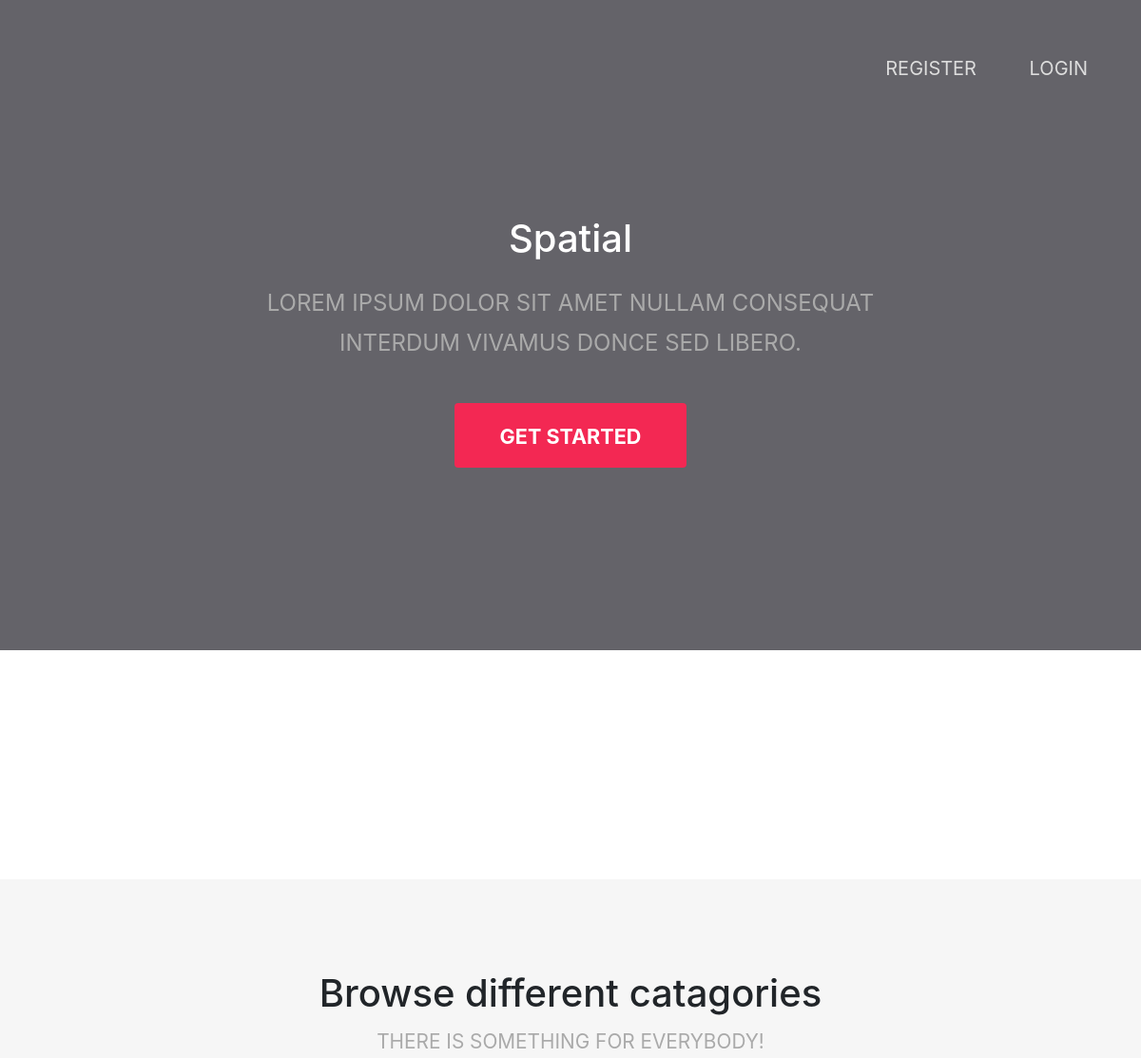
The app's page / (upper part), older data.
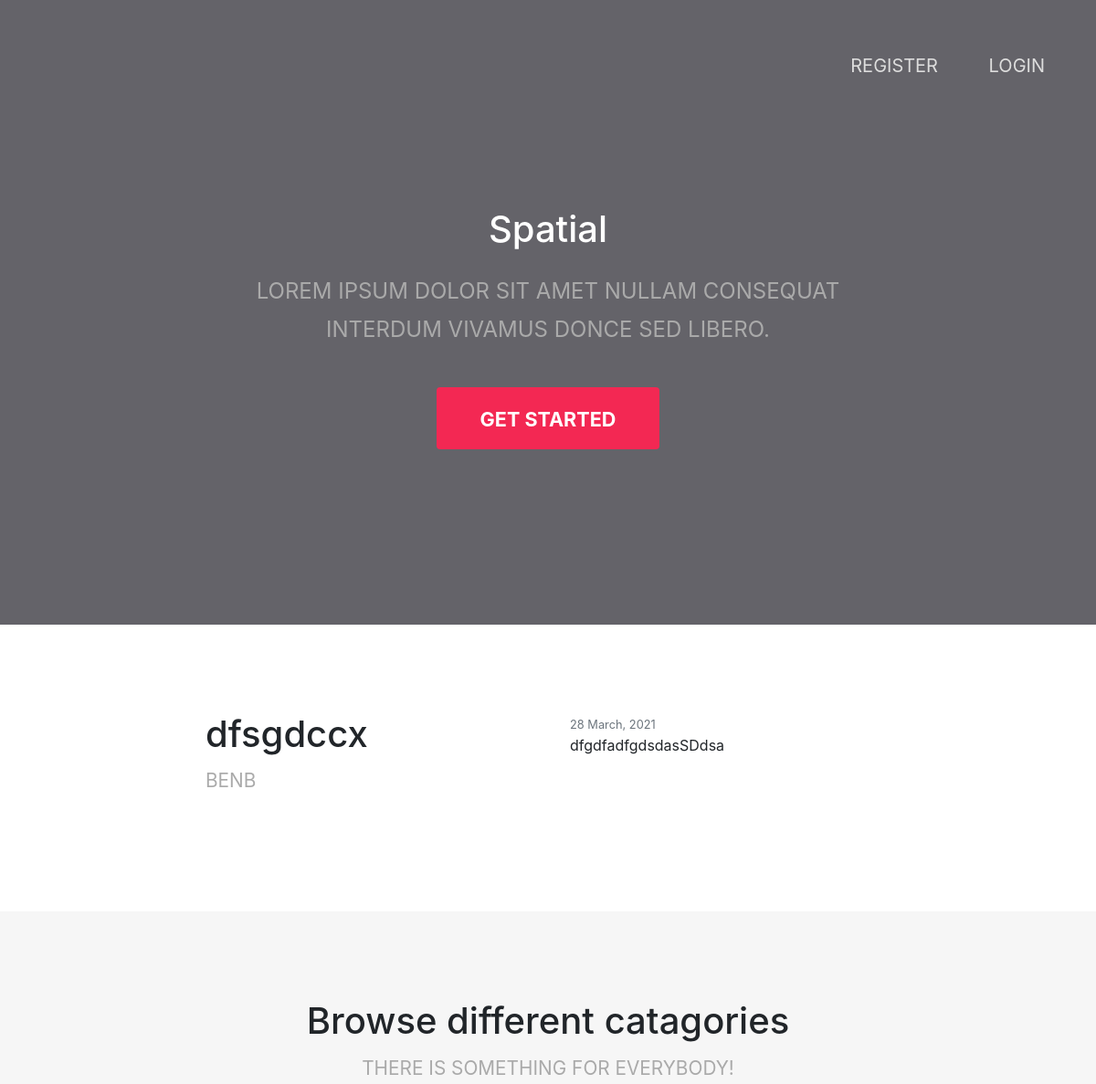
The same page, newer data.
### blogApp/models.py (models this page shows, shortened)
class Post(models.Model):
	title = models.CharField(max_length=100) #Setting the fields for the posts
	content = models.TextField() #Setting the fields for the post
	datePosted = models.DateTimeField(default=timezone.now) #Making the date stamp for the posts, it defaults to the current date/ time so it autmomatically tags posts with the right date
	author = models.ForeignKey(User, on_delete=models.CASCADE) #Assigning the user varible to the author section of a post, I also added .CASCADE to ensure if a user is deleted so is thier posts

### blogApp/views.py (the view)
# urls.py: 2. Add a URL to urlpatterns:  path('', views.home, name='home')
def home(request):
	context={}
	latestPost = Post.objects.last()
	context['latest']=latestPost
	return render(request, 'blogApp/home.html',context)

### blogApp/templates/blogApp/home.html (shortened to what this page needs)
{% load static %}
<!DOCTYPE HTML>
<html>
	<head>
		<link rel="stylesheet" type="text/css" href="{% static 'blogApp/css/main.css'%}">
		<link rel="stylesheet" type="text/css" href="{% static 'blogApp/css/ms.css'%}">
		<link rel="stylesheet" href="https://maxcdn.bootstrapcdn.com/bootstrap/4.0.0/css/bootstrap.min.css">
	</head>
		<header id="header" class="alt">
			<nav class="navbar navbar-expand-lg navbar-dark">
				<ul>
					{% if user.is_authenticated %}
					<li><a href="{% url 'blog-home' %}">Home</a></li>
					<li><a href="{% url 'MessageBoard-home' %}">Forum</a></li>
					<li><a href="{% url 'blog-home' %}">Todo</a></li>
					<li><a href="{% url 'profile' %}">Profile</a></li>
					<li><a href="{% url 'logout' %}">Logout</a></li>
					{% else %}
					<li><a href="{% url 'register' %}">Register</a></li>
					<li><a href="{% url 'login' %}">Login</a></li>
					{% endif %}
				</ul>
			</nav>
		</header>
	<body class="landing">
		<div>
			<section id="banner">
				<h2>Spatial</h2>
				<p>Lorem ipsum dolor sit amet nullam consequat <br /> interdum vivamus donce sed libero.</p>
				<ul class="actions">
					<li><a href="#" class="button special big">Get Started</a></li>
				</ul>
			</section>
        			<section id="one" class="wrapper style1">
					<div class="container 75%">
						<div class="row 200%">
							<div class="6u 12u$(medium)">
								<header class="major">
									<h2>{{ latest.title }}</h2>
									<p>{{ latest.author }}</p>
								</header>
							</div>
							<div class="6u$ 12u$(medium)">
								<small class="text-muted">{{ latest.datePosted|date:"d F, Y" }}</small>
								<p>{{ latest.content }}</p>
							</div>
						</div>
					</div>
				</section>
				<section id="two" class="wrapper style2 special">
					<div class="container">
						<header class="major">
							<h2>Browse different catagories</h2>
							<p>There is something for everybody!</p>
						</header>
					</div>
				</section>
		</div>
	</body>
</html>

Row changes from the older to the newer data that the page shows:
added Post: title "dfsgdccx", author "BENB", datePosted "28 March, 2021", content "dfgdfadfgdsdasSDdsa"
